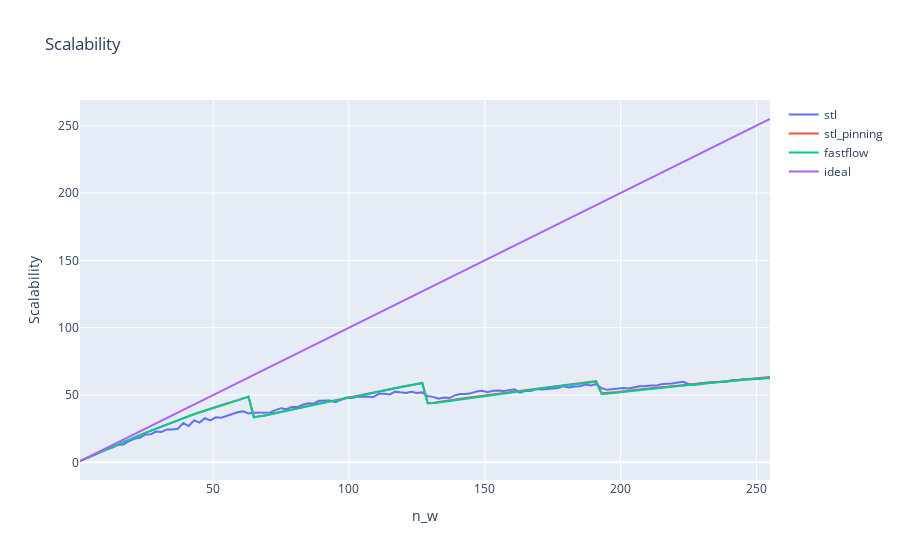

The cell this chart's notebook holds for it:
### Code cell
fig = go.Figure()
fig.add_trace(go.Scatter(x=df_stl['num workers'], y=df_stl['scalability'],
                    mode='lines',
                    name='stl'))
fig.add_trace(go.Scatter(x=df_stl_pinned['num workers'], y=df_stl_pinned['scalability'],
                    mode='lines',
                    name='stl_pinning'))
fig.add_trace(go.Scatter(x=df_fastflow['num workers'], y=df_fastflow['scalability'],
                    mode='lines',
                    name='fastflow'))
fig.add_trace(go.Scatter(x=np.arange(1,256,2), y=np.arange(1,256,2),
                    mode='lines',
                    name='ideal'))

fig.update_layout(title='Scalability',
                   xaxis_title='n_w',
                   yaxis_title='Scalability')

fig.show()
